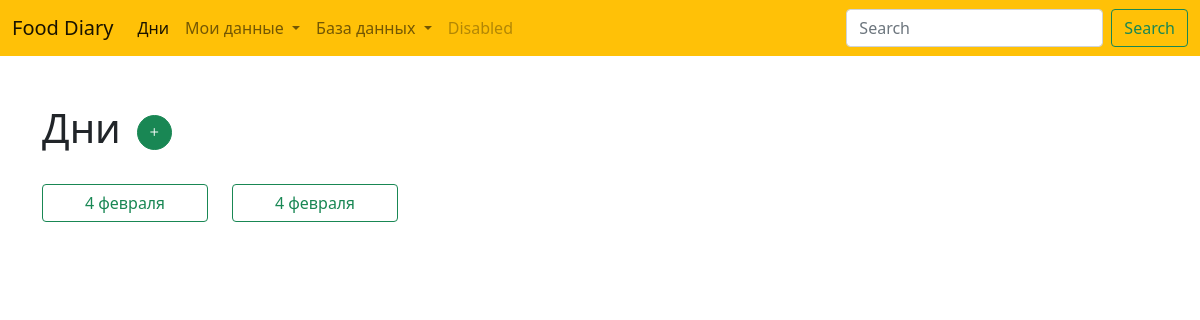
The app's page /, older data.
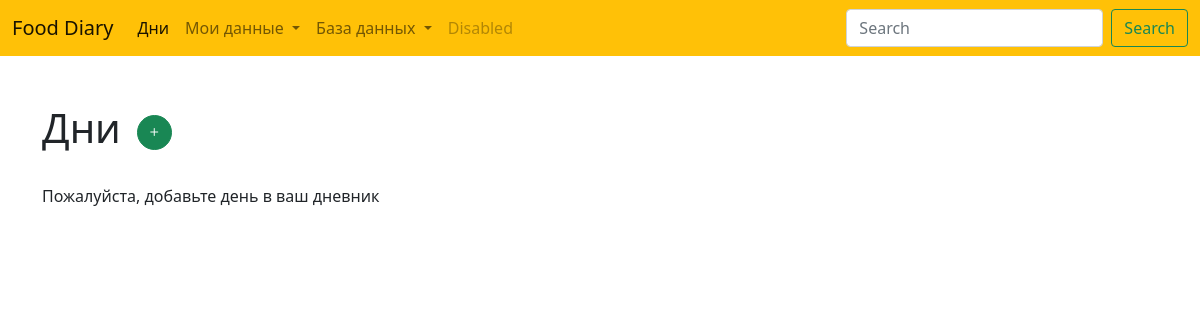
The same page, newer data.
### diary/models.py (models this page shows)
class Day(models.Model):
    user = models.ForeignKey(User, null=True, blank=True, related_name='days', on_delete=models.CASCADE)
    date = models.DateField('Дата')
    session_key = models.CharField('Ключ сессии', max_length=40, null=True, blank=True)
    class Meta:
        ordering = ('-date',)

### diary/views.py (the view)
# urls.py: path('', views.DaysListView.as_view(), name='days_list'),
class DaysListView(ListView):
    template_name = 'diary/days/list.html'
    context_object_name = 'days_list'
    def get_queryset(self):
        if self.request.user.is_authenticated:
            return Day.objects.filter(user=self.request.user)
        else:
            return Day.objects.filter(session_key=self.request.session.session_key)

### diary/templates/diary/days/list.html (shortened to what this page needs)
{% extends 'base.html' %}
{% block content %}
<main>
    <div class="container">
        <div class="row mt-5">
            <div class="col-12">
                <div class="d-flex align-items-center mb-4">
                    <h1>Дни</h1>
                    <button data-bs-target="#dayModal" data-bs-toggle="modal" class="btn btn-success ms-3 p-1 rounded-circle"
                        style="width: 35px; height: 35px;">
                        <i class="bi bi-plus"></i>
                    </button>
                </div>
            </div>
            <div class="col-12">
                <div class="row">
                    {% for day in days_list %}
                        <div class="col-6 col-md-4 col-lg-2">
                            <a href="{% url 'day_detail' day.id %}" class="btn btn-outline-success w-100">
                                {{ day.date|date:"j E" }}
                            </a>
                        </div>
                    {% empty %}
                        <p>Пожалуйста, добавьте день в ваш дневник</p>
                    {% endfor %}
                </div>
            </div>
        </div>
    </div>
</main>
{% endblock %}

### diary/templates/base.html (shortened to what this page needs)
<!DOCTYPE html>
<html lang="ru">
<head>
    <link rel="stylesheet" href="https://cdn.jsdelivr.net/npm/bootstrap-icons@1.8.0/font/bootstrap-icons.css">
    <link href="https://cdn.jsdelivr.net/npm/bootstrap@5.1.3/dist/css/bootstrap.min.css" rel="stylesheet"
>
</head>
<body>
    {% include 'includes/header.html' %}
    {% block content %}
    {% endblock %}
</body>
</html>

### diary/templates/includes/header.html (shortened to what this page needs)
<nav class="navbar navbar-light bg-warning navbar-expand-lg">
    <div class="container-fluid">
        <a class="navbar-brand" href="{% url 'days_list' %}">Food Diary</a>
        <div class="collapse navbar-collapse" id="navbarSupportedContent">
            <ul class="navbar-nav me-auto mb-2 mb-lg-0">
                <li class="nav-item">
                    <a class="nav-link active" aria-current="page" href="{% url 'days_list' %}">Дни</a>
                </li>
                <li class="nav-item dropdown">
                    <a class="nav-link dropdown-toggle" href="#" id="navbarDropdown" role="button"
                        data-bs-toggle="dropdown" aria-expanded="false">
                        Мои данные
                    </a>
                </li>
                <li class="nav-item dropdown">
                    <a class="nav-link dropdown-toggle" href="#" id="navbarDropdown" role="button"
                        data-bs-toggle="dropdown" aria-expanded="false">
                        База данных
                    </a>
                </li>
                <li class="nav-item">
                    <a class="nav-link disabled">Disabled</a>
                </li>
            </ul>
            <form class="d-flex">
                <input class="form-control me-2" type="search" placeholder="Search" aria-label="Search">
                <button class="btn btn-outline-success" type="submit">Search</button>
            </form>
        </div>
    </div>
</nav>

Row changes from the older to the newer data that the page shows:
removed Day: date "4 февраля"
removed Day: date "4 февраля"
Text that changed along with them:
text now shown: "Пожалуйста, добавьте день в ваш дневник"
